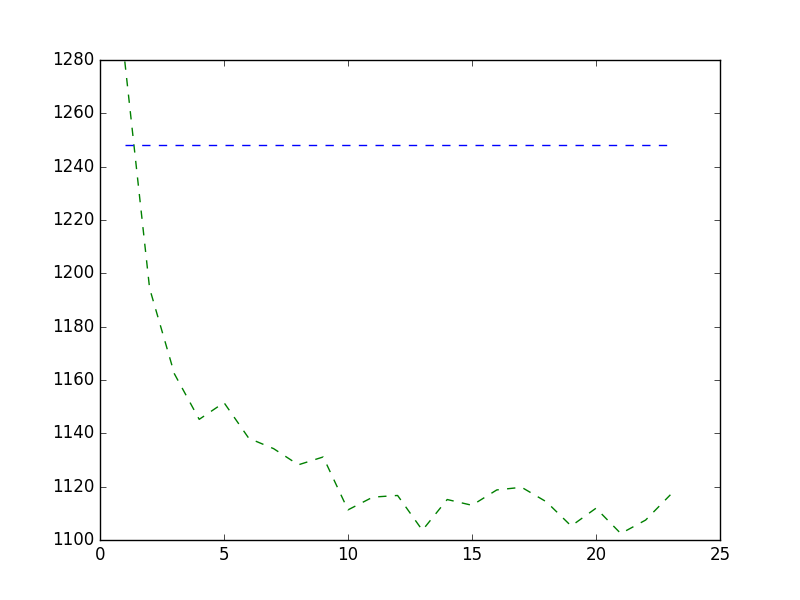

Python code for this plot:
import matplotlib.pyplot as plt

# Image: duomo.jpg, cols: 2048 rows: 1536, 55 seams

t = [1, 2, 3, 4, 5,
     6, 7, 8, 9, 10,
     11, 12, 13, 14, 15,
      16, 17, 18, 19, 20,
     21, 22, 23
     ]

plt.plot(
    t,
    [
    1279.46,
    1194.38,
    1162.31,
    1145.24,
    1151.52,
    1138.14,
    1134.26,
    1128.2,
    1131.14,
    1111.3,
    1116.08,
    1116.7,
    1103.65,
    1115.18,
    1113.02,
    1118.78,
    1119.77,
    1114.32,
    1105.25,
    1111.92,
    1102.42,
    1107.47,
    1116.96,
    ],
    'g--',
    t,
    [
        1248.16,
        1248.16,
        1248.16,
        1248.16,
        1248.16,
        1248.16,

        1248.16,
        1248.16,
        1248.16,
        1248.16,
        1248.16,
        1248.16,

        1248.16,
        1248.16,
        1248.16,
        1248.16,
        1248.16,
        1248.16,

        1248.16,
        1248.16,
        1248.16,
        1248.16,
        1248.16,

    ],
    'b--',


)
plt.show()
